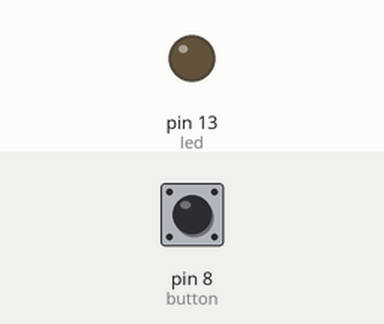
Recording of a sketch running on a simulated Arduino Uno, built with avr-gcc and run on an emulated ATmega328P. Shown: output pins drawn as LEDs (lit = HIGH). The test bench sets the inputs (shaded band); at power-on: pin 8 (button) HIGH.

Above: at 1.2 s.
1.3 s: pin 8 (button) pulled LOW for 0.15 s
At 1.37 s:
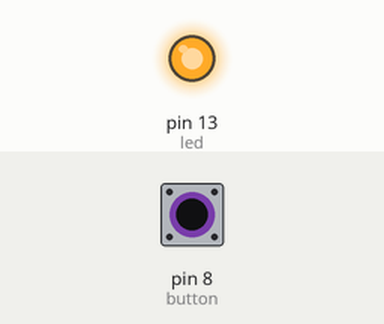
2.9 s: pin 8 (button) pulled LOW for 3.2 s
At 7.5 s:
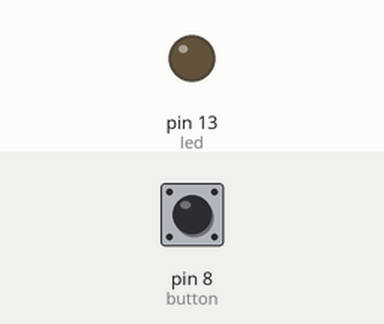
Timing chart, 0 to 9.0 s (numbered marks = the images above; inputs shaded):
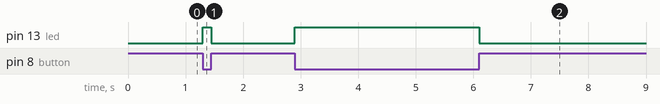

Measured:
- after the input at 1.3 s, pin 13 (led): LOW → HIGH at once, → LOW 0.15 s later
- after the input at 2.9 s, pin 13 (led): LOW → HIGH at once, → LOW 3.2 s later

The sketch:

Morse_Code_Commented.ino
```cpp
// MorphBots YouTube Project 1: Morse Code Machine


// Constant variables: these will never change

const int button = 8; // Button input is coming from pin 8
const int led =  13; // Button input is coming from pin 13


// Variables that will change, this states that the button default is being pressed.
// This value will change when the button isn't being pressed.

int button_state = 0;


void setup() {

  // Sets LED as the output
  pinMode(led, OUTPUT);

  // Sets button as input
  pinMode(button, INPUT_PULLUP);
}


void loop() {

  // Asks computer to read the input of the button
  button_state = digitalRead(button);


  // If the button is being pressed, then the LED should turn on
  if(button_state == 0)
    digitalWrite(led, HIGH);

  // If the computer doesn't read that the button is pressed, then the LED will stay off
  else
    digitalWrite(led, LOW);
}
```
